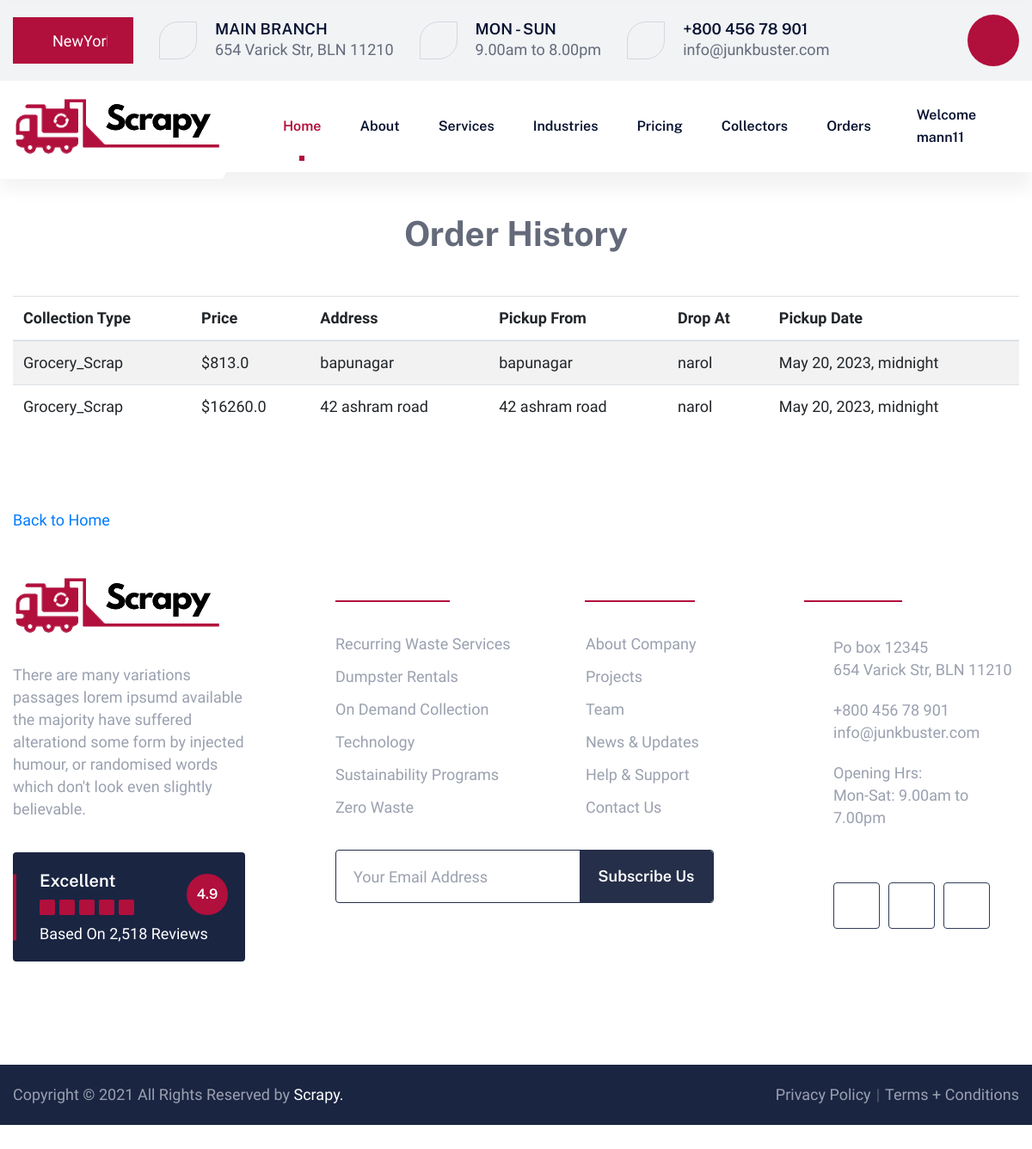
The app's page /orders/ (signed in) with its own data.
### scrap/models.py (models this page shows, shortened)
class Order(models.Model):
    oid = models.AutoField(primary_key=True)
    user = models.ForeignKey(User, on_delete=models.CASCADE)
    collection_type = models.CharField(max_length=100)
    price = models.FloatField()
    address = models.TextField(max_length=255)
    pickup_address = models.TextField(max_length=255)
    drop_address = models.TextField(max_length=255)
    created_at = models.DateTimeField(auto_now_add=True)
    pickup_at = models.DateTimeField()

### scrap/views.py (the view)
# urls.py: path("orders/", viewOrders, name="orders"),
def viewOrders(request):
    if not request.user.is_authenticated:
            return redirect('login')
    orders = Order.objects.filter(user=request.user).order_by('-created_at')
    return render(request, "orders.html", {"orders": orders})

### templates/orders.html (shortened to what this page needs)
<!DOCTYPE html>
<html lang="en">
{% load static %}
<head>
    <link rel="stylesheet" href="{% static 'assets/css/bootstrap.min.css' %}">
    <link rel="stylesheet" href="{% static 'assets/css/bootstrap-select.min.css' %}">
    <link rel="stylesheet" href="{% static 'assets/css/fontawesome-all.min.css' %}">
    <link rel="stylesheet" href="{% static 'assets/css/jquery.mCustomScrollbar.min.css' %}">
    <link rel="stylesheet" href="{% static 'assets/css/wastey-icons.css' %}">
    <link rel="stylesheet" href="{% static 'assets/css/animate.css' %}">
    <link rel="stylesheet" href="{% static 'assets/css/owl.carousel.min.css' %}">
    <link rel="stylesheet" href="{% static 'assets/css/owl.theme.default.min.css' %}">
    <link rel="stylesheet" href="{% static 'assets/css/style.css' %}">
    <link rel="stylesheet" href="{% static 'assets/css/responsive.css' %}">
</head>
<body>
    <div class="page-wrapper">
        <div class="topbar-one">
            <div class="container">
                <ul class="list-unstyled topbar-one__infos">
                    <li class="topbar-one__select-box">
                        <i class="wastey-icon-1"></i>
                        <select class="selectpicker">
                            <option value="branch-1">NewYork</option>
                        </select>
                    </li>
                    <li>
                        <i class="wastey-icon-2"></i>
                        <h3>Main BRanch</h3>
                        <p>654 Varick Str, BLN 11210</p>
                    </li>
                    <li>
                        <i class="wastey-icon-3"></i>
                        <h3>Mon - SUN</h3>
                        <p>9.00am to 8.00pm</p>
                    </li>
                    <li>
                        <i class="wastey-icon-4"></i>
                        <h3><a href="tel:+800-456-78-901">+800 456 78 901</a></h3>
                        <p><a href="mailto:info@junkbuster.com">info@junkbuster.com</a></p>
                    </li>
                </ul>
                <div class="topbar-one__right">
                    <a class="sidecontent__toggler side-content__toggler" href="#"><i class="wastey-icon-5"></i></a>
                </div>
            </div>
        </div>
        <header class="header-one stricky">
            <div class="container">
                <div class="header-one__logo mt-2">
                    <a href="{% url 'home' %}">
                        <img src="{% static 'assets/images/logo-1-1.png' %}" alt="">
                    </a>
                </div>
                <nav class="header-one__menu main-nav__main-navigation">
                    <ul class="header-one__menu-list main-nav__navigation-box">
                        <li class="dropdown">
                            <a href="{% url 'home' %}">Home</a>
                        </li>
                        <li class="dropdown">
                            <a href="#">About</a>
                        </li>
                        <li class="dropdown">
                            <a href="{% url 'services' %}">Services</a>
                        </li>
                        <li class="dropdown">
                            <a href="{% url 'industries' %}">Industries</a>
                        </li>
                        <li><a href="{% url 'pricing' %}">Pricing</a></li>
<li><a href="{% url 'collectors' %}">Collectors</a></li>
<li><a href="{% url 'orders' %}">Orders</a></li>
{% if request.user.is_authenticated %}
                        <li class="has-dropdown">
                            <a href="#" class="mx-2">Welcome {{request.user.username}}</a>
                        </li>
                        {% else%}
                        <li><a href="{% url 'register' %}">Register</a></li>
                        <li><a href="{% url 'login' %}" class="mx-2">Login</a></li>
                        {% endif %}
                    </ul>
                </nav>
            </div>
        </header>
<body>
    <div class="text-center mt-5 mb-5">
        <h1><b>Order History</b></h1>
    </div>
    <div class="container mx-auto my-3 mt-5 mb-5">
        <table class="table table-striped">
        <thead>
        <tr>
          <th scope="col">Collection Type</th>
          <th scope="col">Price</th>
          <th scope="col">Address</th>
          <th scope="col">Pickup From</th>
          <th scope="col">Drop At</th>
          <th scope="col">Pickup Date</th>
        </tr>
        </thead>
        <tbody>
        {% for order in orders %}
            <tr>
              <td>{{ order.collection_type }}</td>
              <td>${{ order.price }}</td>
              <td>{{ order.address }}</td>
              <td>{{ order.pickup_address }}</td>
              <td>{{ order.drop_address }}</td>
              <td>{{ order.pickup_at }}</td>
            </tr>
        {% endfor %}
        </tbody>
        </table>
        <br>
        <br>
        <br>
        <a type="button" href="{% url 'home' %}" class="nile-bottom sm" >Back to Home</a>
    </div>
</body>
<footer class="site-footer">
                <div class="container">
                    <div class="row">
                        <div class="col-xl-3">
                            <div class="footer-widget">
                                <a href="{% url 'home' %}" class="footer-widget__logo">
                                    <img src="{% static 'assets/images/logo-1-2.png' %}" alt="">
                                </a>
                                <p>There are many variations passages lorem ipsumd available the majority have suffered
                                    alterationd some form by injected humour, or randomised words which don't look even
                                    slightly believable. <a href="{% url 'our_story' %}">Read More ...</a></p>
                                <div class="footer-widget__review">
                                    <h3>Excellent</h3>
                                    <div class="footer-widget__review-stars">
                                        <i class="wastey-icon-52"></i>
                                        <i class="wastey-icon-52"></i>
                                        <i class="wastey-icon-52"></i>
                                        <i class="wastey-icon-52"></i>
                                        <i class="wastey-icon-52"></i>
                                    </div>
                                    <p>Based On 2,518 Reviews</p>
                                    <span class="footer-widget__review-count">
                                        4.9
                                    </span>
                                </div>
                            </div>
                        </div>
                        <div class="col-xl-6">
                            <div class="row">
                                <div class="col-md-6">
                                    <div class="footer-widget">
                                        <h3 class="footer-widget__title"><span>Our Services</span></h3>
                                        <ul class="list-unstyled footer-widget__list">
                                            <li><a href = "{% url 'waste_removal' %}">Recurring Waste Services</a></li>
                                            <li><a href="{% url 'rent_dumpster' %}">Dumpster Rentals</a></li>
                                            <li><a href="{% url 'on_demand' %}">On Demand Collection</a></li>
                                            <li><a href="{% url 'technology' %}">Technology</a></li>
                                            <li><a href="ser-d-sustain.html">Sustainability Programs</a></li>
                                            <li><a href="{% url 'zero_waste' %}">Zero Waste</a></li>
                                        </ul>
                                    </div>
                                </div>
                                <div class="col-md-6">
                                    <div class="footer-widget">
                                        <h3 class="footer-widget__title"><span>Useful Links</span></h3>
                                        <ul class="list-unstyled footer-widget__list">
                                            <li><a href="{% url 'our_story' %}">About Company</a></li>
                                            <li><a href="case-1.html">Projects</a></li>
                                            <li><a href="{% url 'team' %}">Team</a></li>
                                            <li><a href="blog-listing.html">News & Updates</a></li>
                                            <li><a href="{% url 'f&q' %}">Help & Support</a></li>
                                            <li><a href="{% url 'contact' %}">Contact Us</a></li>
                                        </ul>
                                    </div>
                                </div>
                            </div>
                            <div class="row">
                                <div class="col-xl-12">
                                    <form action="#" class="footer-widget__subscribe-form mc-form"
                                        data-url="https://xyz.us18.list-manage.com/subscribe/post?u=20e91746ef818cd941998c598&amp;id=cc0ee8140e">
                                        <input type="email" class="formInput" placeholder="Your Email Address">
                                        <button type="submit">Subscribe Us</button>
                                    </form>
                                </div>
                            </div>
                        </div>
                        <div class="col-xl-3">
                            <div class="footer-widget footer-widget__contact">
                                <h3 class="footer-widget__title"><span>Contact Us</span></h3>
                                <ul class="footer-widget__contact-list list-unstyled">
                                    <li>
                                        <i class="wastey-icon-2"></i>
                                        Po box 12345 <br>
                                        654 Varick Str, BLN 11210
                                    </li>
                                    <li>
                                        <i class="wastey-icon-4"></i>
                                        <a href="tel:+800-456-78-901">+800 456 78 901</a>
                                        <a href="mailto:info@junkbuster.com">info@junkbuster.com </a>
                                    </li>
                                    <li>
                                        <i class="wastey-icon-3"></i>
                                        Opening Hrs: <br> Mon-Sat: 9.00am to 7.00pm
                                    </li>
                                    <li>
                                        <i class="wastey-icon-2"></i>
                                        <span>Connect With Us</span>
                                        <div class="footer-widget__social">
                                            <a href="#" class="fab fa-facebook-f"></a>
                                            <a href="#" class="fab fa-twitter"></a>
                                            <a href="#" class="fab fa-linkedin-in"></a>
                                        </div>
                                    </li>
                                </ul>
                            </div>
                        </div>
                    </div>
                </div>
            </footer>
        <div class="site-footer__bottom">
            <div class="container">
                <p>Copyright © 2021 All Rights Reserved by <a href="{% url 'home' %}">Scrapy.</a></p>
                <ul class="list-unstyled site-footer__bottom-links">
                    <li><a href="#">Privacy Policy</a></li>
                    <li><a href="#">Terms + Conditions</a></li>
                </ul>
            </div>
        </div>
    </div>
</body>
</html>

### records on screen
Order: collection_type "Grocery_Scrap", price "813.0", address "bapunagar", pickup_address "bapunagar", drop_address "narol", pickup_at "May 20, 2023, midnight"
Order: collection_type "Grocery_Scrap", price "16260.0", address "42 ashram road", pickup_address "42 ashram road", drop_address "narol", pickup_at "May 20, 2023, midnight"

### other values on screen
{{ request.user.username }} "mann11"
